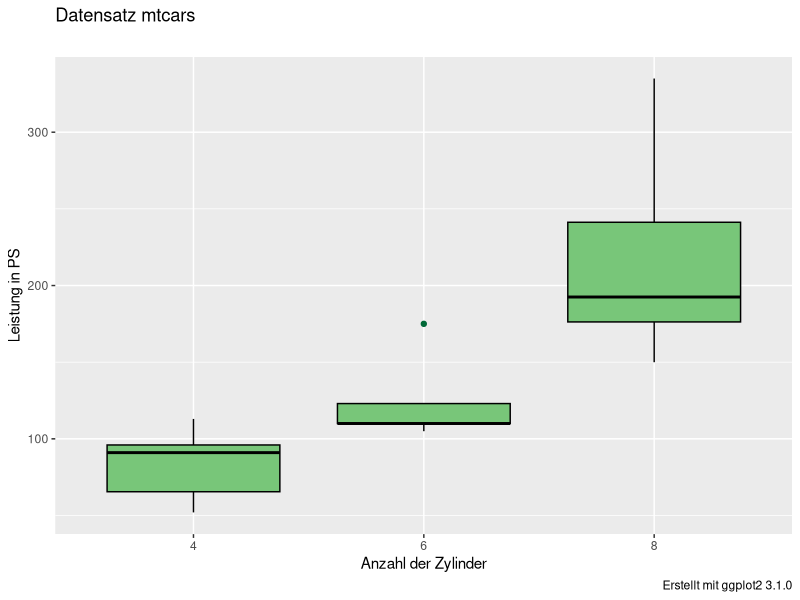
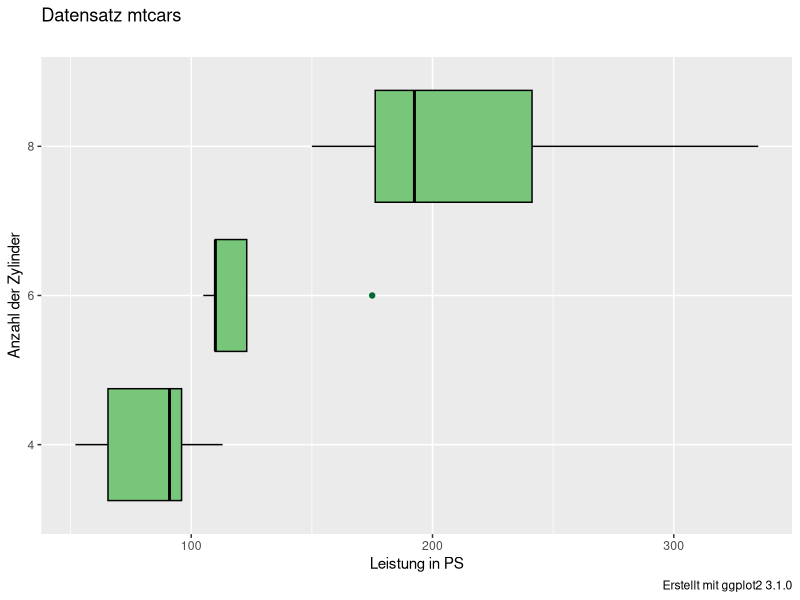
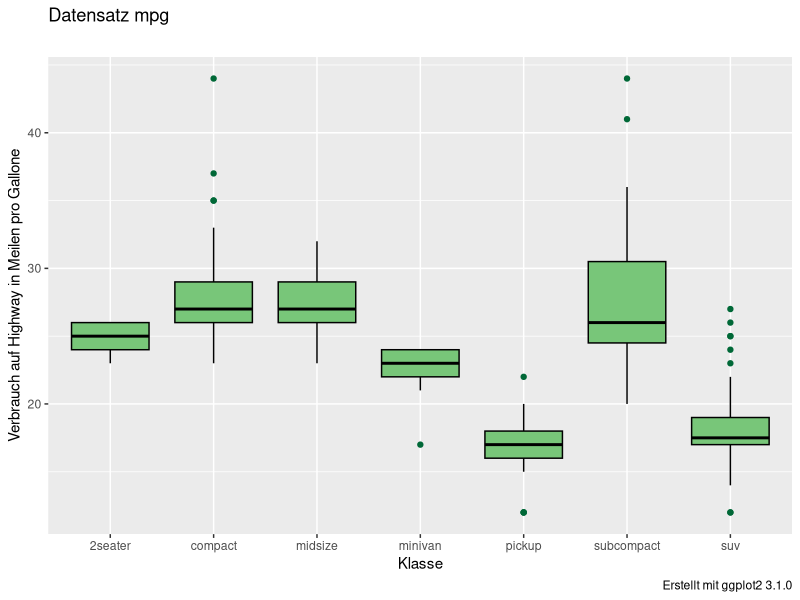
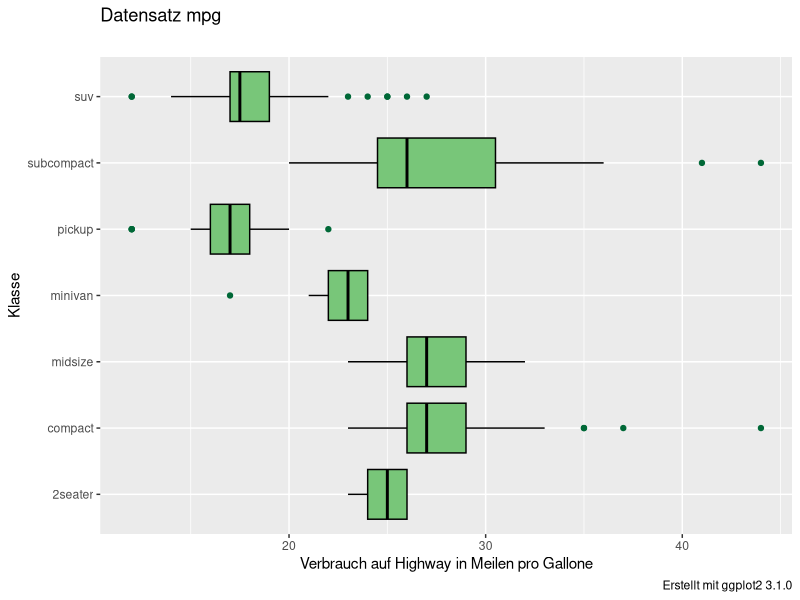
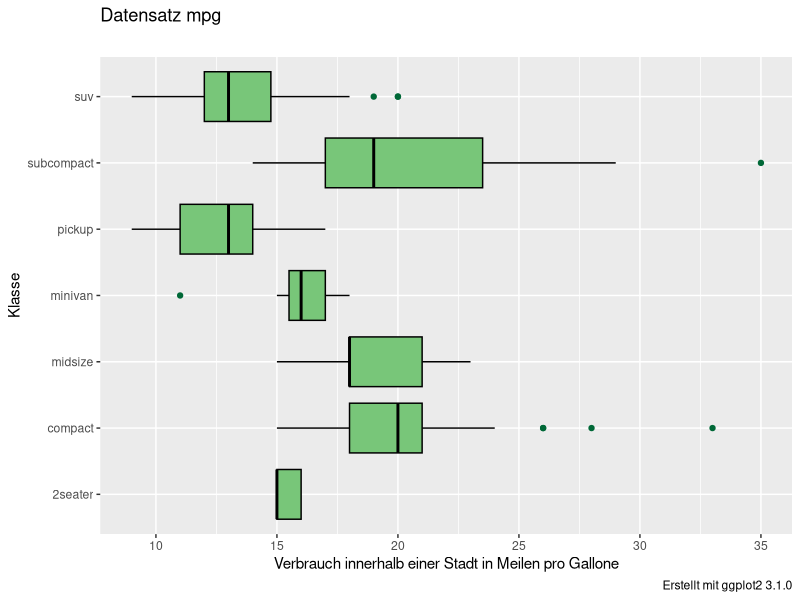
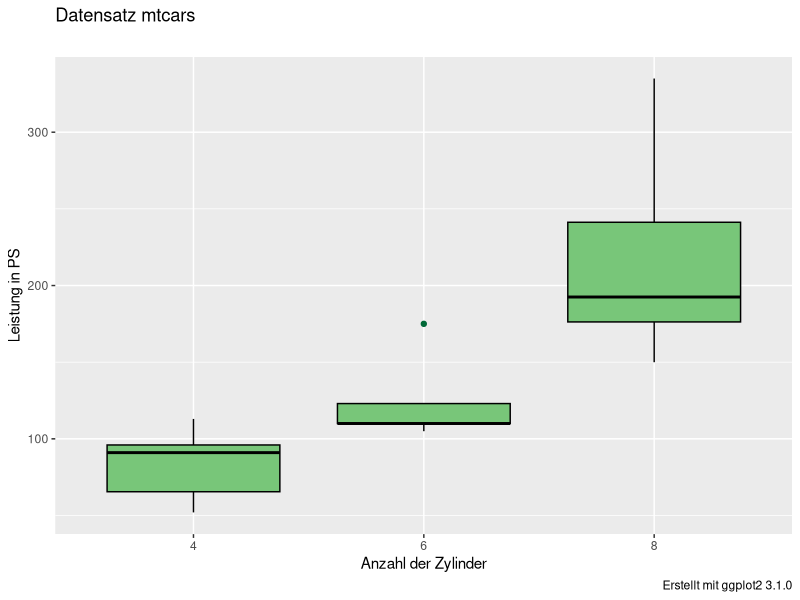
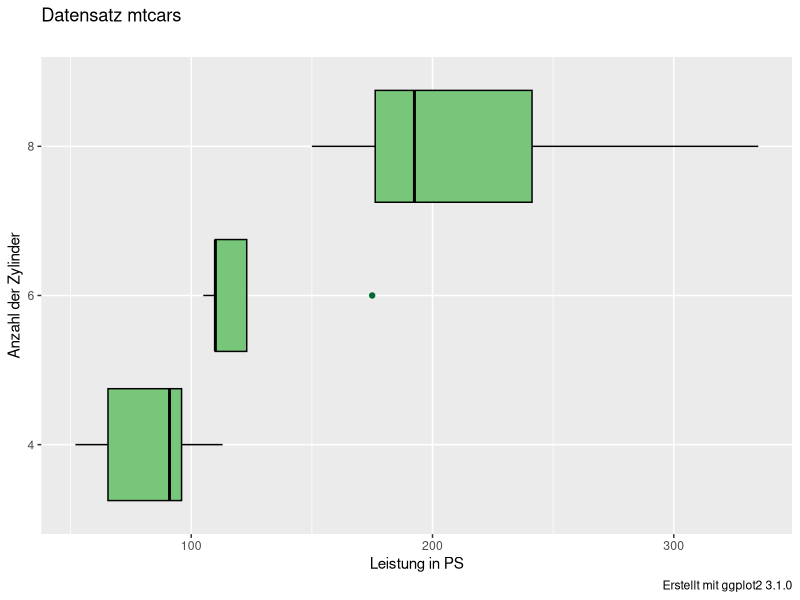
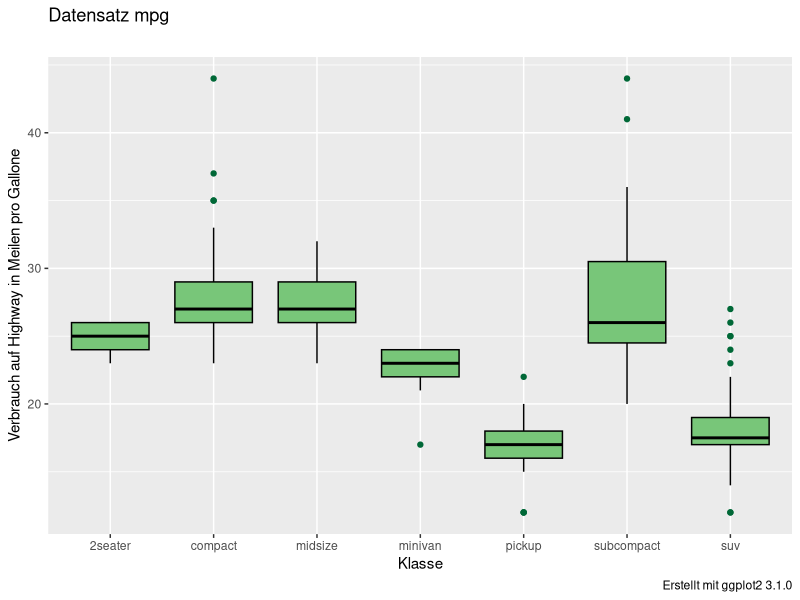

These charts were generated, in order, by the following R code:
## ---- chunk 1
knitr::opts_chunk$set(echo = TRUE)
library(knitr)
library(kableExtra)
library(tidyverse)
library(RColorBrewer)
myPalette <- brewer.pal(5, "YlGn")
# Ausgabe von double-Werte mit  zwei Stellen hinter dem Komma
options(digits=3)
## ---- chunk 2
data(mtcars)
mtcars$cyl <- as.factor(mtcars$cyl)
## ---- chunk 3
box1 <-ggplot(mtcars, aes(x=cyl, y=hp)) + 
  geom_boxplot( fill=myPalette[3], color="black",
                outlier.colour = myPalette[5]) +
  labs(
    title="Datensatz mtcars", 
    subtitle="",    
    caption="Erstellt mit ggplot2 3.1.0",
    x="Anzahl der Zylinder",
    y="Leistung in PS"
  ) 

box1

ggsave(filename="mtcarsBoxplot.png", plot=last_plot(), device="png",
       path="images/", width=16, height=9, units="cm")

box1 + coord_flip()

ggsave(filename="mtcarsBoxplotVert.png", plot=last_plot(), device="png",
       path="images/", width=16, height=9, units="cm")
## ---- chunk 4
box2 <- ggplot(mpg, aes(x=class, y=hwy)) + 
  geom_boxplot(fill=myPalette[3], color="black",
              outlier.colour = myPalette[5]) +
  labs(
    title="Datensatz mpg", 
    subtitle="",    
    caption="Erstellt mit ggplot2 3.1.0",
    x="Klasse",
    y="Verbrauch auf Highway in Meilen pro Gallone"
  ) 

box2

ggsave(filename="mpgBoxplot.png", plot=last_plot(), device="png",
       path="images/", width=16, height=9, units="cm")

box2 + coord_flip()

ggsave(filename="mpgBoxplotVert.png", plot=last_plot(), device="png",
       path="images/", width=16, height=9, units="cm")
## ---- chunk 5
box3 <- ggplot(mpg, aes(x=class, y=cty)) + 
  geom_boxplot(fill=myPalette[3], color="black",
              outlier.colour = myPalette[5]) +
  labs(
    title="Datensatz mpg", 
    subtitle="",    
    caption="Erstellt mit ggplot2 3.1.0",
    x="Klasse",
    y="Verbrauch innerhalb einer Stadt in Meilen pro Gallone"
  ) 

box3 + coord_flip()

ggsave(filename="mpgBoxplot2Vert.png", plot=last_plot(), device="png",
       path="images/", width=16, height=9, units="cm")
